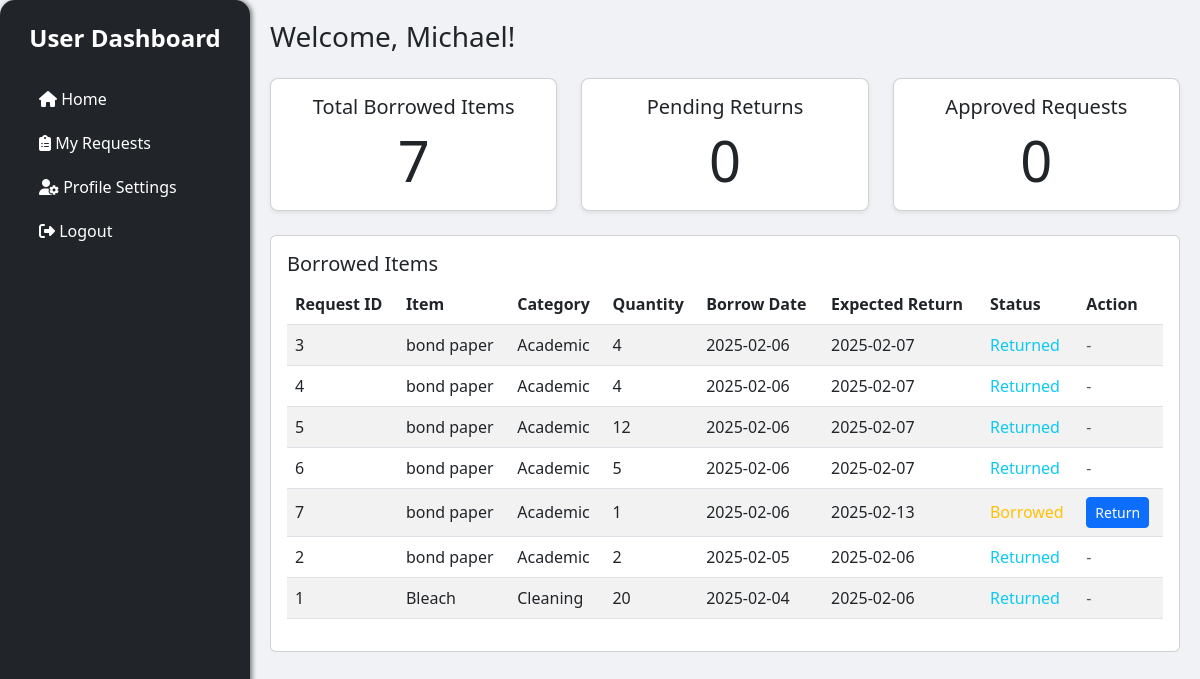
/user/user_dashboard.php (signed in), run on the app's committed database.
### tables this page shows
CREATE TABLE `borrow` (
  `borrow_id` int(11) NOT NULL,
  `user_id` int(11) NOT NULL,
  `item_id` int(11) NOT NULL,
  `category` enum('equipment','medical','academic','cleaning') NOT NULL,
  `quantity` int(11) NOT NULL,
  `borrow_date` date NOT NULL,
  `expected_return_date` date DEFAULT NULL,
  `status` enum('pending','borrowed','returned') DEFAULT 'pending'
);

### user/user_dashboard.php (the view, shortened to what this page needs)
<?php
include '../config/conn.php';
$username = $_SESSION['username'];
$borrowed_items_sql = "SELECT b.borrow_id, b.item_id, b.category, b.quantity, b.borrow_date, b.expected_return_date, b.status,
                              CASE
                                WHEN b.category = 'equipment' THEN e.item_name
                                WHEN b.category = 'medical' THEN m.item_name
                                WHEN b.category = 'academic' THEN a.item_name
                                WHEN b.category = 'cleaning' THEN c.item_name
                              END AS item_name
                       FROM borrow b
                       LEFT JOIN item_equipment e ON b.item_id = e.item_id AND b.category = 'equipment'
                       LEFT JOIN medical_item m ON b.item_id = m.item_id AND b.category = 'medical'
                       LEFT JOIN academic_item a ON b.item_id = a.item_id AND b.category = 'academic'
                       LEFT JOIN cleaning_item c ON b.item_id = c.item_id AND b.category = 'cleaning'
                       ORDER BY b.borrow_date DESC";
$borrowed_stmt = $conn->prepare($borrowed_items_sql);
$borrowed_stmt->execute();
$borrowed_result = $borrowed_stmt->get_result();
$total_borrowed = $borrowed_result->num_rows;
$pending_returns = 0;
$approved_requests = 0;
?>
<!DOCTYPE html>
<html lang="en">
<head>
    <link href="https://cdn.jsdelivr.net/npm/bootstrap@5.3.0/dist/css/bootstrap.min.css" rel="stylesheet">
    <link rel="stylesheet" href="https://cdnjs.cloudflare.com/ajax/libs/font-awesome/6.4.0/css/all.min.css">
</head>
<body>
    <div class="d-flex">
        <?php include '../includes/user_sidebar.php'; ?>
        <div class="content-area">
            <h1 class="h3 mb-4">Welcome, <?php echo htmlspecialchars($username); ?>!</h1>
            <div class="row mb-4">
                <div class="col-md-4">
                    <div class="card dashboard-card text-center shadow-sm">
                        <div class="card-body">
                            <h5 class="card-title">Total Borrowed Items</h5>
                            <p class="card-text display-4"><?php echo $total_borrowed; ?></p>
                        </div>
                    </div>
                </div>
                <div class="col-md-4">
                    <div class="card dashboard-card text-center shadow-sm">
                        <div class="card-body">
                            <h5 class="card-title">Pending Returns</h5>
                            <p class="card-text display-4"><?php echo $pending_returns; ?></p>
                        </div>
                    </div>
                </div>
                <div class="col-md-4">
                    <div class="card dashboard-card text-center shadow-sm">
                        <div class="card-body">
                            <h5 class="card-title">Approved Requests</h5>
                            <p class="card-text display-4"><?php echo $approved_requests; ?></p>
                        </div>
                    </div>
                </div>
            </div>
            <div class="card">
                <div class="card-body">
                    <h2 class="h5">Borrowed Items</h2>
                    <table class="table table-striped">
                        <thead>
                            <tr>
                                <th>Request ID</th>
                                <th>Item</th>
                                <th>Category</th>
                                <th>Quantity</th>
                                <th>Borrow Date</th>
                                <th>Expected Return</th>
                                <th>Status</th>
                                <th>Action</th>
                            </tr>
                        </thead>
                        <tbody>
                            <?php
                            $row_class = '';
                            while ($row = $borrowed_result->fetch_assoc()):
                                $row_class = $row_class === '' ? 'bg-light' : '';
                            ?>
                            <tr class="<?php echo $row_class; ?>">
                                <td><?php echo htmlspecialchars($row['borrow_id']); ?></td>
                                <td><?php echo htmlspecialchars($row['item_name']); ?></td>
                                <td><?php echo ucfirst(htmlspecialchars($row['category'])); ?></td>
                                <td><?php echo htmlspecialchars($row['quantity']); ?></td>
                                <td><?php echo date('Y-m-d', strtotime($row['borrow_date'])); ?></td>
                                <td><?php echo date('Y-m-d', strtotime($row['expected_return_date'])); ?></td>
                                <td>
                                    <span class="<?php echo getStatusClass($row['status']); ?>">
                                        <?php echo ucfirst(htmlspecialchars($row['status'])); ?>
                                    </span>
                                </td>
                                <td>
                                    <?php if ($row['status'] == 'borrowed'): ?>
                                        <form action="../borrow/handle_return.php" method="POST" class="d-inline">
                                            <button type="submit" class="btn btn-primary btn-sm">
                                                Return
                                            </button>
                                        </form>
                                    <?php else: ?>
                                        <span class="text-muted">-</span>
                                    <?php endif; ?>
                                </td>
                            </tr>
                            <?php endwhile; ?>
                        </tbody>
                    </table>
                </div>
            </div>
        </div>
    </div>
</body>
</html>
<?php
function getStatusClass($status) {
    switch ($status) {
        case 'borrowed':
            return 'text-warning';
        case 'returned':
            return 'text-info';
    }
}
?>

### user/user_dashboard.php (style rules this page uses)
body { background-color: #f0f2f5; }
.dashboard-card { transition: transform 0.2s; border-radius: 0.5rem; }
.table th, .table td { vertical-align: middle; }
.content-area { margin-left: 250px; padding: 20px; width: calc(100% - 250px); }

### data on the page
borrow: borrow_id "3", item_name "bond paper", category "Academic", quantity "4", borrow_date "2025-02-06", expected_return_date "2025-02-07", status "Returned"
borrow: borrow_id "4", item_name "bond paper", category "Academic", quantity "4", borrow_date "2025-02-06", expected_return_date "2025-02-07", status "Returned"
borrow: borrow_id "5", item_name "bond paper", category "Academic", quantity "12", borrow_date "2025-02-06", expected_return_date "2025-02-07", status "Returned"
borrow: borrow_id "6", item_name "bond paper", category "Academic", quantity "5", borrow_date "2025-02-06", expected_return_date "2025-02-07", status "Returned"
borrow: borrow_id "7", item_name "bond paper", category "Academic", quantity "1", borrow_date "2025-02-06", expected_return_date "2025-02-13", status "Borrowed"
borrow: borrow_id "2", item_name "bond paper", category "Academic", quantity "2", borrow_date "2025-02-05", expected_return_date "2025-02-06", status "Returned"
borrow: borrow_id "1", item_name "Bleach", category "Cleaning", quantity "20", borrow_date "2025-02-04", expected_return_date "2025-02-06", status "Returned"

### other printed values
$username "Michael"
$total_borrowed "7"
$pending_returns "0"
$approved_requests "0"
